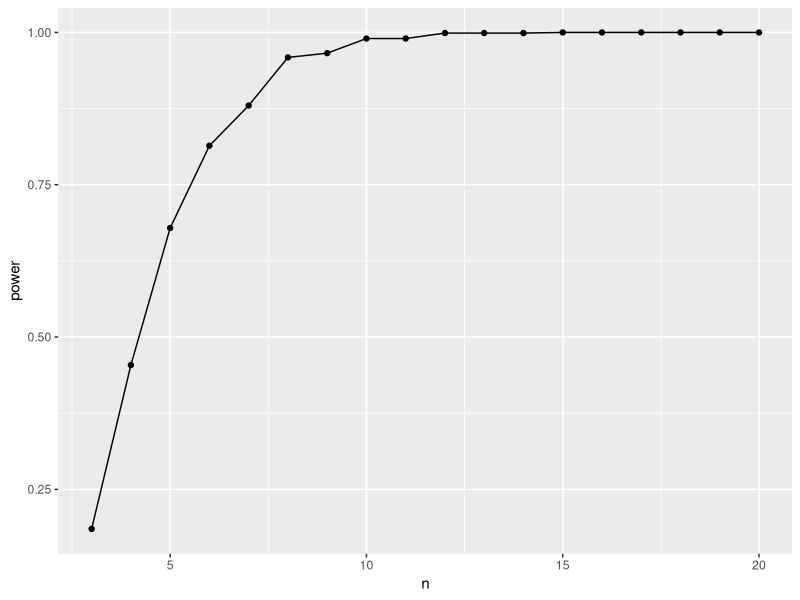
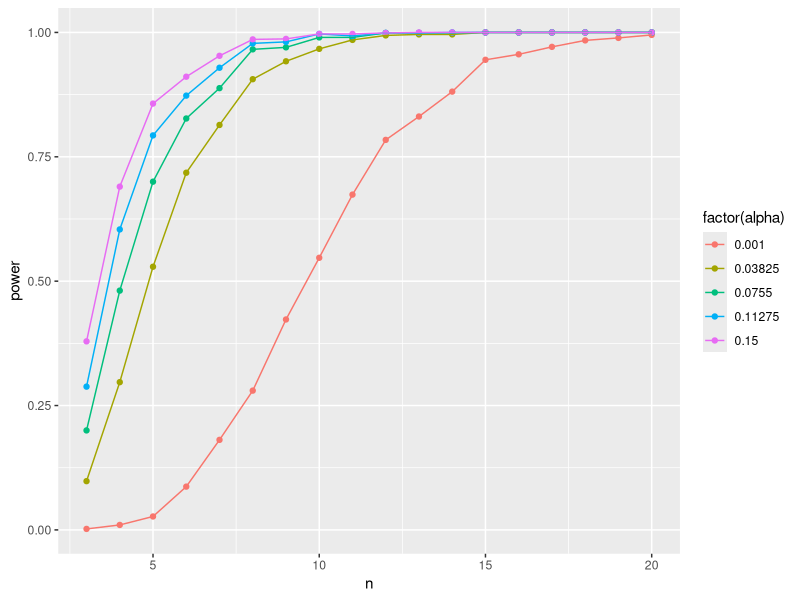
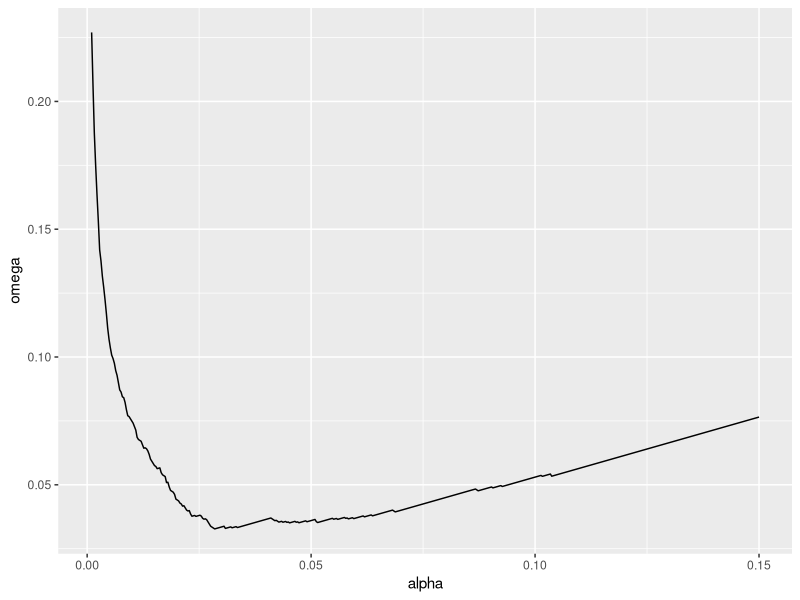
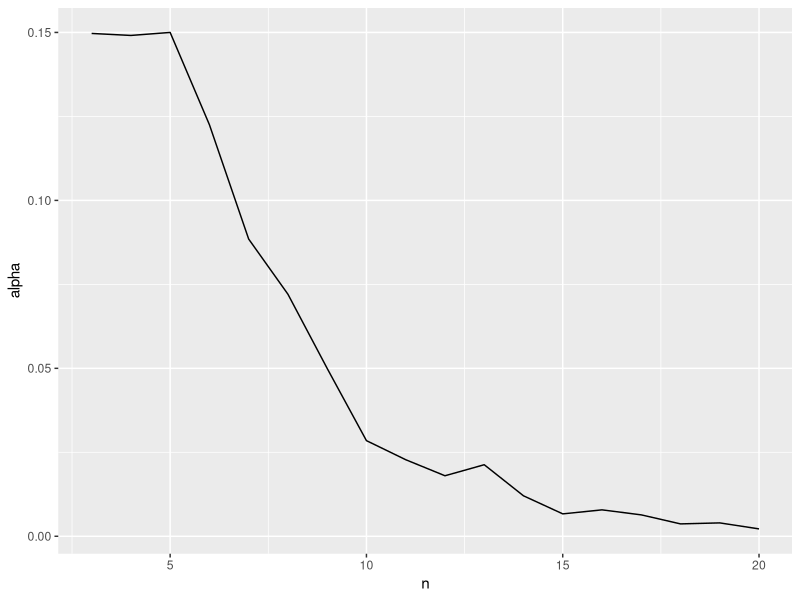

R code for these plots, in order:
## ---- chunk 1
knitr::opts_chunk$set(echo = TRUE, message = FALSE, warning = FALSE)
options(htmltools.dir.version = FALSE)

## ---- chunk 2
library(dplyr) #for a tidy workflow
library(purrr) #for simulation
library(broom) #for tidy stats tables
library(ggplot2) #plots!
## ---- chunk 3
get_p <- function(n, 
                  slope = 3, intercept = 0,
                  resid_sd = 5, min_x = 0, max_x = 10){
  
  # simulate data
  
  # fit a model
  
  # get a coefficient table
  
  # report back with p!
  
}
## ---- chunk 4
get_p <- function(n, 
                  slope = 3, intercept = 0,
                  resid_sd = 5, min_x = 0, max_x = 10){
  
  # simulate data
  dat <- tibble(x = runif(n, min_x, max_x),
                y = rnorm(n, intercept + slope*x, sd = resid_sd))
  
  # fit a model
  
  # get a coefficient table
  
  # report back with p!
  
}
## ---- chunk 5
get_p <- function(n, 
                  slope = 3, intercept = 0,
                  resid_sd = 5, min_x = 0, max_x = 10){
  
  # simulate data
  dat <- tibble(x = runif(n, min_x, max_x),
                y = rnorm(n, intercept + slope*x, sd = resid_sd))
  
  # fit a model
  mod <- lm(y ~ x, data = dat)
  
  # get a coefficient table
  
  # report back with p!
  
}
## ---- chunk 6
get_p <- function(n, 
                  slope = 3, intercept = 0,
                  resid_sd = 5, min_x = 0, max_x = 10){
  
  # simulate data
  dat <- tibble(x = runif(n, min_x, max_x),
                y = rnorm(n, intercept + slope*x, sd = resid_sd))
  
  # fit a model
  mod <- lm(y ~ x, data = dat)
  
  # get a coefficient table
  ctab <- tidy(mod)

  # report back with p!
  
}
## ---- chunk 7
get_p <- function(n, 
                  slope = 3, intercept = 0,
                  resid_sd = 5, min_x = 0, max_x = 10){
  
  # simulate data
  dat <- tibble(x = runif(n, min_x, max_x),
                y = rnorm(n, intercept + slope*x, sd = resid_sd))
  
  # fit a model
  mod <- lm(y ~ x, data = dat)
  
  # get a coefficient table
  ctab <- tidy(mod)

  # report back with p!
  ctab$p.value[2]
  
}

get_p(3)
## ---- chunk 8
p_tibble <- tibble(n = 3:20) |>
  group_by(n) |>
  summarize(p = map_dbl(1:1000, ~get_p(n)))

p_tibble
## ---- chunk 9
power_tibble <- p_tibble |>
  summarize(beta = sum(p > 0.07)/n(),
            power = 1-beta)

ggplot(data = power_tibble,
       mapping = aes(x = n, y = power)) +
  geom_point() +
  geom_line()
## ---- chunk 10
library(tidyr)

power_tibble_alpha <- p_tibble |>
  crossing(tibble(alpha = seq(0.001, 0.15, length.out = 5))) |>
  group_by(n, alpha) |>
  summarize(beta = sum(p > alpha)/n(),
            power = 1-beta)

ggplot(data = power_tibble_alpha,
       mapping = aes(x = n, y = power, color = factor(alpha))) +
  geom_point() +
  geom_line()
## ---- chunk 11
mudge <- p_tibble |>
  crossing(tibble(alpha = seq(0.001, 0.15, length.out = 500))) |>
  group_by(n, alpha) |>
  summarize(beta = sum(p > alpha)/n())|>
  mutate(omega = (alpha + beta)/2,
         power = 1-beta)

ggplot(data = mudge |> filter(n == 10),
       mapping = aes(x = alpha, y = omega)) +
  geom_line()

mudge |> 
  ungroup() |>
  filter(n == 10) |>
  filter(omega == min(omega))
## ---- chunk 12
opt_alpha <- mudge |> 
  filter(omega == min(omega))

ggplot(data = opt_alpha,
       mapping = aes(x = n, y = alpha)) +
  geom_line()
